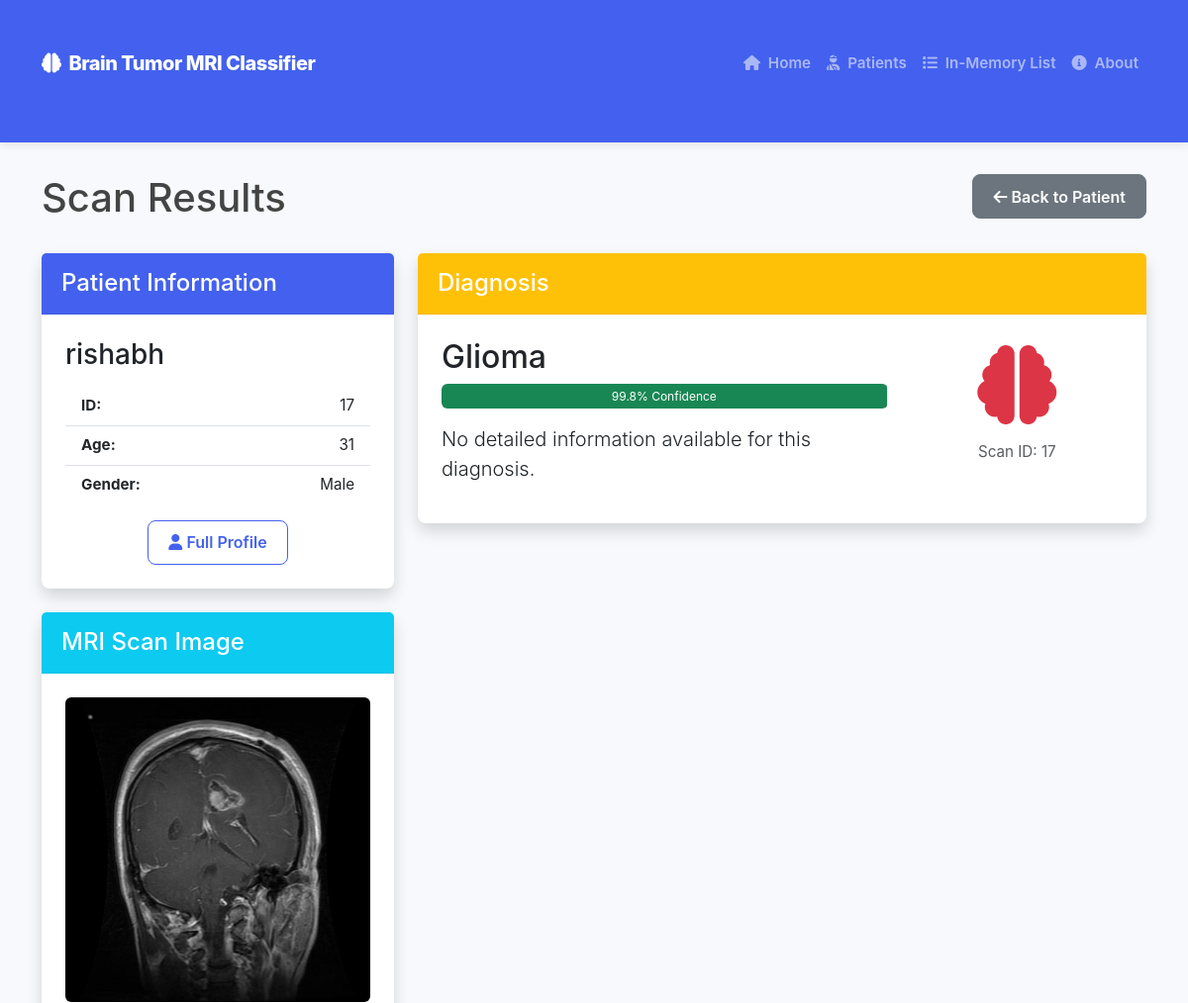
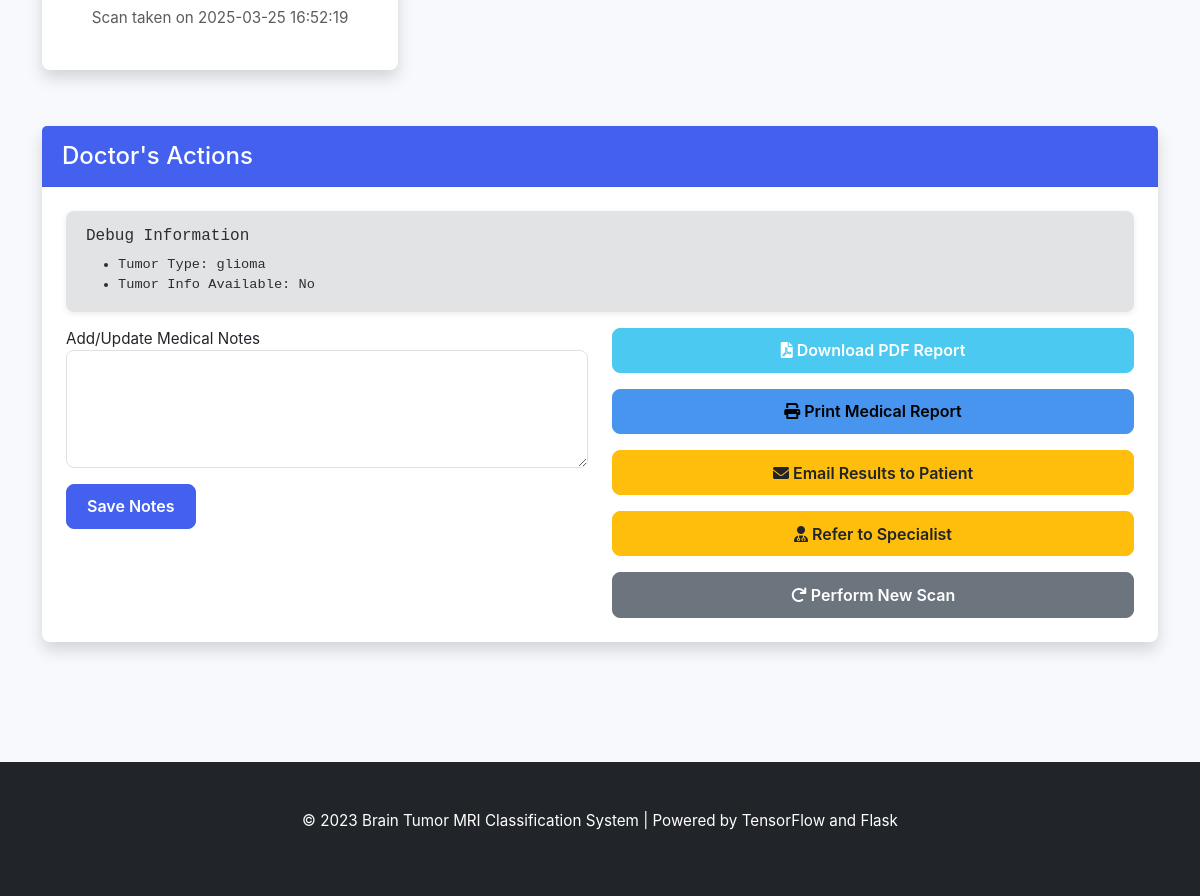
The app's page /scans/17 with its own data (2 pictures, top to bottom).
### tables this page shows
CREATE TABLE patients (
            id INTEGER PRIMARY KEY AUTOINCREMENT,
            name TEXT NOT NULL,
            age INTEGER NOT NULL,
            gender TEXT NOT NULL,
            contact TEXT,
            email TEXT,
            address TEXT,
            medical_history TEXT,
            created_at TIMESTAMP DEFAULT CURRENT_TIMESTAMP
        );

CREATE TABLE scans (
            id INTEGER PRIMARY KEY AUTOINCREMENT,
            patient_id INTEGER NOT NULL,
            scan_date TIMESTAMP DEFAULT CURRENT_TIMESTAMP,
            image_path TEXT NOT NULL,
            tumor_type TEXT,
            confidence REAL,
            doctor_notes TEXT,
            additional_info TEXT,
            FOREIGN KEY (patient_id) REFERENCES patients (id)
        );

### app.py (the view, shortened to what this page needs)
@app.route('/scans/<int:scan_id>')
def scan_detail(scan_id):
    if not patient_module_loaded:
        flash("Required functionality is not available.")
        return redirect(url_for('index'))
    scan = get_scan(scan_id)
    if not scan:
        flash("Scan not found.")
        return redirect(url_for('patients'))
    patient = get_patient(scan['patient_id'])
    if not patient:
        flash("Patient not found.")
        return redirect(url_for('patients'))
    tumor_info = None
    return render_template('scan_detail.html', scan=scan, patient=patient, tumor_info=tumor_info)

### app.py (called while the page is built)
@app.context_processor
def utility_functions():
    def path_exists(path):
        return os.path.exists(path)
    return dict(path_exists=path_exists)

### app/models/patient.py (called while the page is built)
def get_patient(patient_id):
    conn = None
    try:
        conn = sqlite3.connect(DB_PATH)
        conn.row_factory = sqlite3.Row
        cursor = conn.cursor()
        cursor.execute('SELECT * FROM patients WHERE id = ?', (patient_id,))
        patient = cursor.fetchone()
        if patient:
            return dict(patient)
        return None
    except Exception as e:
        logger.error(f"Error retrieving patient {patient_id}: {e}")
        return None
    finally:
        if conn:
            conn.close()

def get_scan(scan_id):
    conn = None
    try:
        conn = sqlite3.connect(DB_PATH)
        conn.row_factory = sqlite3.Row
        cursor = conn.cursor()
        cursor.execute('SELECT * FROM scans WHERE id = ?', (scan_id,))
        scan = cursor.fetchone()
        if scan:
            return dict(scan)
        return None
    except Exception as e:
        logger.error(f"Error retrieving scan {scan_id}: {e}")
        return None
    finally:
        if conn:
            conn.close()

### app/templates/scan_detail.html (shortened to what this page needs)
{% extends "base.html" %}
{% block content %}
<div class="container">
    <div class="row mb-4">
        <div class="col-md-8">
            <h1>Scan Results</h1>
        </div>
        <div class="col-md-4 text-end">
            <a href="{{ url_for('patient_detail', patient_id=patient.id) }}" class="btn btn-secondary">
                <i class="fa fa-arrow-left"></i> Back to Patient
            </a>
        </div>
    </div>
    {% if scan and patient %}
    <div class="row">
        <div class="col-md-4 mb-4">
            <div class="card shadow mb-4">
                <div class="card-header bg-primary text-white">
                    <h4 class="card-title mb-0">Patient Information</h4>
                </div>
                <div class="card-body">
                    <h3 class="mb-3">{{ patient.name }}</h3>
                    <ul class="list-group list-group-flush">
                        <li class="list-group-item d-flex justify-content-between">
                            <span class="fw-bold">ID:</span>
                            <span>{{ patient.id }}</span>
                        </li>
                        <li class="list-group-item d-flex justify-content-between">
                            <span class="fw-bold">Age:</span>
                            <span>{{ patient.age }}</span>
                        </li>
                        <li class="list-group-item d-flex justify-content-between">
                            <span class="fw-bold">Gender:</span>
                            <span>{{ patient.gender }}</span>
                        </li>
                    </ul>
                    <div class="mt-3 text-center">
                        <a href="{{ url_for('patient_detail', patient_id=patient.id) }}" class="btn btn-outline-primary">
                            <i class="fa fa-user"></i> Full Profile
                        </a>
                    </div>
                </div>
            </div>
            <div class="card shadow">
                <div class="card-header bg-info text-white">
                    <h4 class="card-title mb-0">MRI Scan Image</h4>
                </div>
                <div class="card-body text-center">
                    <img src="{{ url_for('static', filename=scan.image_path) }}"
                         alt="MRI Scan" class="img-fluid rounded">
                    <p class="mt-2 text-muted">
                        {% if scan.scan_date is defined %}
                            {% if scan.scan_date is string %}
                                Scan taken on {{ scan.scan_date }}
                            {% else %}
                                Scan taken on {{ scan.scan_date.strftime('%Y-%m-%d %H:%M') }}
                            {% endif %}
                        {% elif scan.date is defined %}
                            {% if scan.date is string %}
                                Scan taken on {{ scan.date }}
                            {% else %}
                                Scan taken on {{ scan.date.strftime('%Y-%m-%d %H:%M') if scan.date else 'Unknown date' }}
                            {% endif %}
                        {% else %}
                            Scan date not available
                        {% endif %}
                    </p>
                </div>
            </div>
        </div>
        <div class="col-md-8 mb-4">
            <div class="card shadow mb-4">
                <div class="card-header {{ 'bg-success' if scan.tumor_type == 'notumor' else 'bg-warning' }} text-white">
                    <h4 class="card-title mb-0">Diagnosis</h4>
                </div>
                <div class="card-body">
                    <div class="row">
                        <div class="col-md-8">
                            <h2>
                                {% if scan.tumor_type %}
                                {{ scan.tumor_type|title }}
                                {% else %}
                                No diagnosis available
                                {% endif %}
                            </h2>
                            {% if scan.confidence %}
                            <div class="progress mt-2 mb-3" style="height: 25px;">
                                <div class="progress-bar {{ 'bg-success' if scan.confidence > 0.8 else 'bg-warning' }}"
                                     role="progressbar"
                                     style="width: {{ scan.confidence * 100 }}%"
                                     aria-valuenow="{{ scan.confidence * 100 }}"
                                     aria-valuemin="0"
                                     aria-valuemax="100">
                                    {{ "%.1f"|format(scan.confidence * 100) }}% Confidence
                                </div>
                            </div>
                            {% endif %}
                            <p class="lead">
                                {{ tumor_info.description if tumor_info else "No detailed information available for this diagnosis." }}
                            </p>
                        </div>
                        <div class="col-md-4 text-center">
                            <div class="display-1 mb-2">
                                {% if scan.tumor_type == 'glioma' %}
                                <i class="fa fa-brain text-danger"></i>
                                {% elif scan.tumor_type == 'meningioma' %}
                                <i class="fa fa-brain text-warning"></i>
                                {% elif scan.tumor_type == 'pituitary' %}
                                <i class="fa fa-brain text-info"></i>
                                {% elif scan.tumor_type == 'notumor' %}
                                <i class="fa fa-check-circle text-success"></i>
                                {% else %}
                                <i class="fa fa-question-circle text-secondary"></i>
                                {% endif %}
                            </div>
                            <div class="mt-2">
                                <p class="text-muted">Scan ID: {{ scan.id }}</p>
                            </div>
                        </div>
                    </div>
                </div>
            </div>
        </div>
    </div>
    <div class="row mt-2">
        <div class="col-12">
            <div class="card shadow">
                <div class="card-header bg-primary text-white">
                    <h4 class="card-title mb-0">Doctor's Actions</h4>
                </div>
                <div class="card-body">
                    <div class="alert alert-secondary mb-3" style="font-family: monospace; font-size: 0.9em;">
                        <h6>Debug Information</h6>
                        <ul class="mb-0">
                            <li>Tumor Type: {{ scan.tumor_type if scan.tumor_type else 'Not available' }}</li>
                            <li>Tumor Info Available: {{ 'Yes' if tumor_info else 'No' }}</li>
                        </ul>
                    </div>
                    <div class="row">
                        <div class="col-md-6">
                            <form method="POST" action="{{ url_for('update_scan_notes', scan_id=scan.id) }}">
                                <div class="form-group mb-3">
                                    <label for="doctor_notes">Add/Update Medical Notes</label>
                                    <textarea class="form-control" id="doctor_notes" name="doctor_notes" rows="4">{{ scan.doctor_notes or '' }}</textarea>
                                </div>
                                <button type="submit" class="btn btn-primary">Save Notes</button>
                            </form>
                        </div>
                        <div class="col-md-6">
                            <div class="d-grid gap-2">
                                <a href="{{ url_for('generate_report', scan_id=scan.id) }}" class="btn btn-success mb-2">
                                    <i class="fa fa-file-pdf"></i> Download PDF Report
                                </a>
                                <button id="print-report-btn" data-scan-id="{{ scan.id }}" class="btn btn-info mb-2">
                                    <i class="fa fa-print"></i> Print Medical Report
                                </button>
                                <a href="#" class="btn btn-warning mb-2">
                                    <i class="fa fa-envelope"></i> Email Results to Patient
                                </a>
                                <a href="#" class="btn btn-warning mb-2">
                                    <i class="fa fa-user-md"></i> Refer to Specialist
                                </a>
                                <a href="{{ url_for('scan_patient', patient_id=patient.id) }}" class="btn btn-secondary">
                                    <i class="fa fa-redo"></i> Perform New Scan
                                </a>
                            </div>
                        </div>
                    </div>
                </div>
            </div>
        </div>
    </div>
    {% else %}
    <div class="alert alert-danger">
        Scan data not found. <a href="{{ url_for('patients') }}" class="alert-link">Return to patient list</a>
    </div>
    {% endif %}
</div>
{% endblock %}

### app/static/css/style.css (style rules this page uses)
:root { --primary-color: #4361ee; --secondary-color: #3f37c9; --success-color: #4cc9f0; --danger-color: #f72585; --warning-color: #ffbe0b; --info-color: #4895ef; --light-color: #f8f9fa; --dark-color: #212529; --border-radius: 0.5rem; --box-shadow: 0 0.5rem 1rem rgba(0, 0, 0, 0.15); }
body { font-family: 'Nunito', -apple-system, BlinkMacSystemFont, 'Segoe UI', Roboto, 'Helvetica Neue', Arial, sans-serif; background-color: #f7f9fc; color: #444; font-size: 0.95rem; }
.card { border: none; box-shadow: 0 2px 6px rgba(0, 0, 0, 0.08); border-radius: var(--border-radius); margin-bottom: 1.5rem; transition: all 0.2s ease; }
.card-header { padding: 1rem 1.25rem; border-bottom: 1px solid rgba(0, 0, 0, 0.05); font-weight: 600; }
.card-body { padding: 1.5rem; }
.container { padding-top: 2rem; padding-bottom: 3rem; }
.form-control { border-radius: var(--border-radius); padding: 0.75rem 1rem; border: 1px solid #e0e0e0; font-size: 0.95rem; }
.btn { font-weight: 600; padding: 0.6rem 1.25rem; border-radius: var(--border-radius); transition: all 0.2s; }
.btn-primary { background-color: var(--primary-color); border-color: var(--primary-color); }
.btn-success { background-color: var(--success-color); border-color: var(--success-color); }
.btn-warning { background-color: var(--warning-color); border-color: var(--warning-color); color: #212529; }
.btn-info { background-color: var(--info-color); border-color: var(--info-color); }
.btn-outline-primary { border-color: var(--primary-color); color: var(--primary-color); }
.alert { border-radius: var(--border-radius); padding: 1rem 1.25rem; border: none; box-shadow: 0 2px 6px rgba(0, 0, 0, 0.08); }
.bg-primary { background-color: var(--primary-color) !important; }

### records on screen
patients: name "rishabh", id "17", age "31", gender "Male"
scans: image_path (picture), scan_date "2025-03-25 16:52:19", tumor_type "Glioma", scan.confidence*100 "99.8", id "17", tumor_type "glioma"

### other values on screen
{{ 'Yes' if tumor_info else 'No' }} "No"
